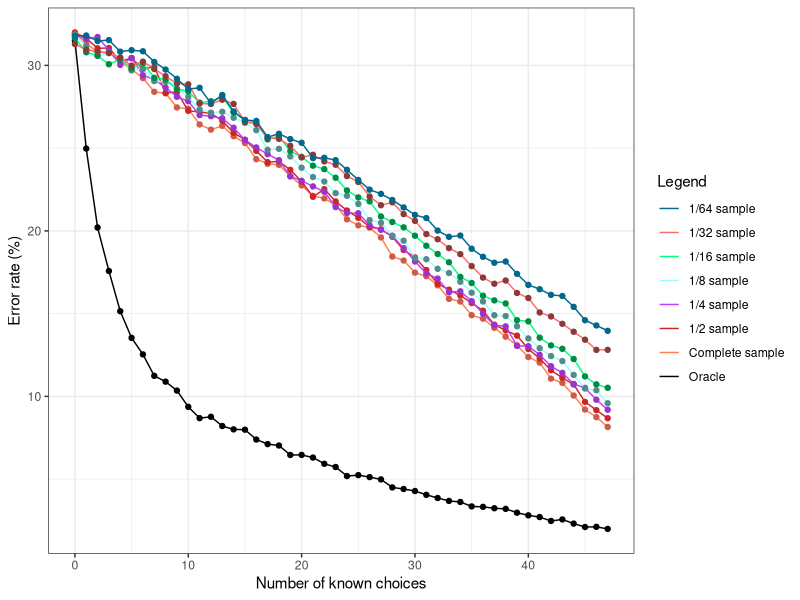
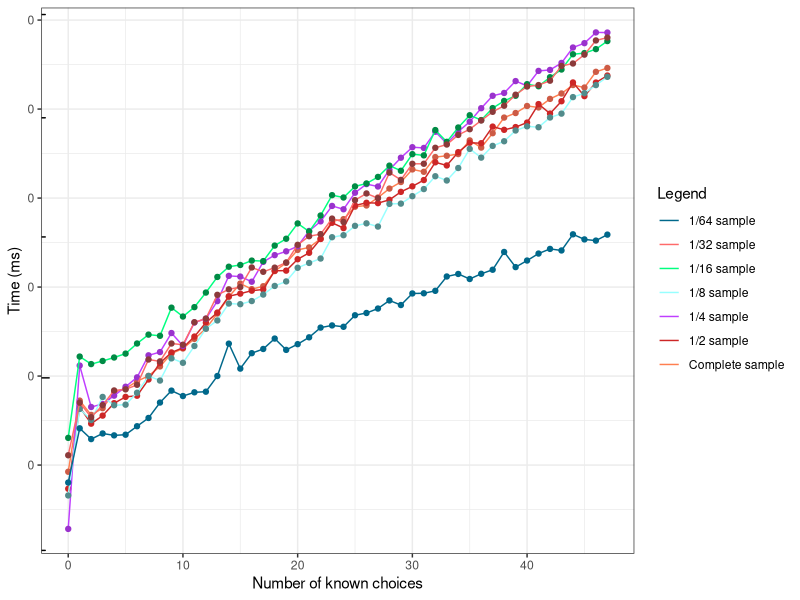

R code for these plots, in order:
library(ggplot2)

#--------------------------------------------------------------------------------------------
#Parametres globaux
dataset_name = "renault_small_header"
algo_name = "lextree"
taille_img_x = 1024/2
taille_img_y = 720/2
#fin parametres globaux
#--------------------------------------------------------------------------------------------

#--------------------------------------------------------------------------------------------
#data

oracle = c(0.68502658003544,0.7502584170112226,0.7979548139397519,0.8242395156526875,0.8485307147076196,0.8646264028352038,0.8746308328411104,0.8875886001181335,0.8910956881275842,0.8964855286473715,0.9063053750738335,0.91313496751329,0.912322799763733,0.9178972238629651,0.9199276432368576,0.9201122268163024,0.926055818074424,0.9288245717660957,0.9296736562315416,0.9353957471943296,0.9353588304784406,0.9369462492616657,0.940711754282339,0.9426683402244537,0.9481320141760189,0.9475782634376846,0.9487595983461311,0.9501624335499114,0.9549985233313645,0.9559583579444773,0.9571766095688128,0.9594654459539279,0.9613851151801536,0.9631571175428234,0.9637847017129356,0.9664796219728293,0.966738038984052,0.9675871234494979,0.9679562906083875,0.9702820437093916,0.9718694624926166,0.9729031305375074,0.9752658003544005,0.9743428824571766,0.9768532191376255,0.978920555227407,0.9788098050797401,0.9800649734199646)
courbe1 = c(0.6807811577082102,0.6868354991139988,0.6918930891907856,0.6921884229178972,0.6977259303012404,0.7023405197873597,0.7076565268753692,0.7159627879503839,0.7169226225634967,0.7254134672179563,0.7261887182516243,0.7356763142350856,0.7388142350856468,0.7365253987005316,0.7428012404016539,0.7468620791494389,0.7566819255759007,0.7594506792675724,0.7600782634376846,0.7669447725930302,0.7725191966922622,0.7787950383933845,0.7803824571766096,0.7844063792085056,0.793007974010632,0.7966627288836385,0.7979917306556409,0.8039722386296515,0.8154902539870054,0.8178898405197874,0.8252362669816893,0.8273774365032487,0.8328780271707029,0.8410735380980507,0.8426609568812758,0.8509303012404017,0.8530345540460721,0.8585351447135263,0.8639249852333136,0.8691671588895452,0.8762182516243355,0.8796145894861194,0.8892867690490254,0.8918340224453633,0.8994757826343769,0.9079297105729475,0.9125443000590667,0.9184509746012994)
courbe1_2 = c(0.6800866226990846,0.6836794960133872,0.689684024018112,0.6894871542474653,0.6974603799586574,0.6956885520228369,0.7021852544541786,0.7008563835023133,0.7166059651540506,0.7160645732847721,0.7274338025396201,0.7281720641795453,0.7289595432621321,0.7334383305443449,0.7407717295009352,0.7449059946845162,0.7516487843291663,0.7584900088591396,0.7579978344325229,0.7631164484693376,0.7702037602126194,0.7794074219903534,0.7747809823801556,0.7822128162220691,0.7876759523575155,0.7921055221970666,0.797568658332513,0.7989959641697018,0.8035239688945762,0.8115464120484299,0.8160251993306428,0.8236539029432031,0.8319224333103652,0.8355153066246678,0.839009745053647,0.8435869672211832,0.848213406831381,0.8566788069691899,0.8600748105128457,0.8632739442858549,0.8713456048823703,0.8771040456737867,0.8841913574170686,0.8887685795846048,0.8928044098828625,0.9033369426124619,0.9083079043212915,0.9131804311447977)
courbe1_4 = c(0.682036787040162,0.6840195747553156,0.682838339520756,0.6908960512993587,0.6997131285858926,0.6954944313196085,0.7059568005399932,0.7084880188997638,0.7134238947013163,0.7189925750928113,0.7216503543705703,0.7300455619304759,0.7307205534930813,0.7319861626729666,0.7376814039824502,0.7450641241984475,0.7495781302733716,0.7536280796490044,0.7572561592980088,0.7670435369557881,0.7697435032062099,0.7731184610192373,0.7763668579142761,0.7855636179547756,0.7891916976037799,0.7893182585217685,0.7966166047924401,0.7993587580155248,0.8029868376645292,0.8104539318258521,0.818469456631792,0.8257256159298009,0.8288052649341883,0.8371160985487681,0.8364832939588255,0.8424316571042862,0.8500674991562606,0.8570283496456295,0.8576611542355721,0.8694735065811677,0.869684441444482,0.8749156260546743,0.8817499156260546,0.8857998650016875,0.8924654066824165,0.8948700641241984,0.9019996625042187,0.9080745865676679)
courbe1_8 = c(0.6812221915974328,0.6883883923298028,0.6942946017246131,0.6922864905303776,0.6953183446863803,0.7030357916289326,0.7020120486671654,0.7094932472339253,0.70996574398551,0.7141788400204748,0.7190613064535182,0.7266606292081742,0.7285506162145136,0.72803874473363,0.7316612198291137,0.7347324487144151,0.7391424183958736,0.7510335866440918,0.7504035909753121,0.7550104343032642,0.7618222624719455,0.7674528487616648,0.7701697050832775,0.7771784068984525,0.7787927707997008,0.783675237232744,0.7934795448281293,0.7951332834586762,0.8029688545891247,0.8059219592865299,0.8164350120092925,0.8171043824073709,0.8229318423435839,0.825451825018703,0.8307280387447337,0.8373429932669213,0.8426585817222506,0.8509666496042839,0.8514391463558688,0.8576209788557704,0.864984053234634,0.8708902626294445,0.8756152301452927,0.8786470843012955,0.8870339016419262,0.8952632200653621,0.8962869630271292,0.9041225341575777)
courbe1_16 = c(0.6835467154397196,0.6920819996951684,0.6941396128638927,0.6992836457857033,0.6964258497180308,0.7018747142203933,0.6985977747294619,0.7075140984606005,0.7083904892546868,0.7143347050754458,0.7156302392927907,0.7225270538027739,0.7216506630086877,0.71898338667886,0.728471269623533,0.7330437433318092,0.734529797286999,0.7447416552354824,0.7427221460143271,0.7518289894833105,0.7552964487120866,0.7605928974241731,0.7626886145404664,0.767908855357415,0.7755296448712087,0.7797591830513642,0.782197835695778,0.7912665752171925,0.7946197226032617,0.797858558146624,0.8029263831732968,0.8089849108367627,0.8139384240207286,0.8189681450998323,0.8278082609358329,0.8314662399024539,0.8391632373113854,0.8419829294314891,0.8438500228623685,0.853947568968145,0.8546715439719555,0.8645404663923183,0.8691891479957323,0.8712467611644567,0.8774196006706295,0.8878981862520957,0.8927373875933546,0.894795000762079)
courbe1_32= c(0.6871414107323659,0.6904788690141374,0.6917163535455807,0.6925788427644655,0.6953163085461431,0.700153748078149,0.6977162785465182,0.7021787227659654,0.7065286683916451,0.7109911126110924,0.7114411069861627,0.7230284621442232,0.7233284583942701,0.7207409907376158,0.7232909588630142,0.7341283233959576,0.7354408069899127,0.7437282033974575,0.744403194960063,0.7486031424607192,0.755615554805565,0.7540030749615629,0.7580155248059399,0.7600404994937563,0.7668654141823227,0.7704278696516293,0.7792402594967562,0.7844901938725766,0.782765215434807,0.7898526268421645,0.7939400757490531,0.8019274759065511,0.8050399370007875,0.8104023699703754,0.8140398245021937,0.8212772340345745,0.8282146473169085,0.8319271009112386,0.8299771252859339,0.8375145310683616,0.8405519931000862,0.8492893838827015,0.8516893538830764,0.8561517981025237,0.8609517381032737,0.8657516781040236,0.8719016012299846,0.8718641016987287)
courbe1_64 = c(0.6822054391904461,0.681945012835299,0.6852561479221697,0.6846980914468545,0.6916923992708062,0.6907995089103017,0.6914691766806801,0.6979054280293165,0.7025186948919231,0.708099259645076,0.7143494921686074,0.7135310093381451,0.7229435618884631,0.7178838498456044,0.7278544588712378,0.7329885784441386,0.7335466349194538,0.7433312251199822,0.7413222218088471,0.7445217456006548,0.746753971501916,0.75601770899215,0.7558316901670449,0.7572454332378437,0.7630864243461438,0.7692250455746121,0.7751032404479333,0.7776330964693627,0.7813162692064437,0.7858179247739872,0.7903567841065516,0.7922541761226236,0.7998065404218907,0.8036013244540348,0.8028200453885933,0.8107816511030916,0.8156553443208453,0.8192641095278842,0.8184828304624427,0.8259607872316679,0.8326574649354515,0.8352245247219019,0.8386472711038357,0.8393169388742141,0.8459020052829347,0.853975222292496,0.8571375423192827,0.8603742698761114)

tps_courbe1 = c(4.4282807885410514E-4,4.855174616066155E-4,4.7660805522740696E-4,4.8079441080921444E-4,4.907397740696988E-4,4.931359273479031E-4,4.978618945658594E-4,5.012956659775546E-4,5.074476520968695E-4,5.159741213821618E-4,5.193848936798582E-4,5.258997711163614E-4,5.328907265209687E-4,5.434040903721205E-4,5.552750664500886E-4,5.648791346721796E-4,5.608182220909627E-4,5.629337714116952E-4,5.740911104548139E-4,5.80235011813349E-4,5.900265431187242E-4,5.919074128765505E-4,5.985341848789131E-4,6.123283741878323E-4,6.13969765209687E-4,6.239070806261075E-4,6.249277170702894E-4,6.313833431777909E-4,6.387505168340224E-4,6.441742468989959E-4,6.547651358535145E-4,6.527454223272298E-4,6.652951122268163E-4,6.664274955699941E-4,6.678797622563496E-4,6.798021264028352E-4,6.735156896042528E-4,6.861710351447135E-4,7.001873154164205E-4,7.04306519492026E-4,7.107494831659776E-4,7.09428861488482E-4,7.173099527466037E-4,7.223484937979917E-4,7.302818591258122E-4,7.279289722386296E-4,7.428770673360898E-4,7.465523109864146E-4)
tps_courbe1_2 = c(4.3319928142533713E-4,4.8144458115956294E-4,4.7125474948321686E-4,4.7618436854021066E-4,4.839076680775667E-4,4.878502805394232E-4,4.885858352200019E-4,4.989725858844374E-4,5.097245791908652E-4,5.167321586770352E-4,5.198628802047445E-4,5.274608229156413E-4,5.370403583029826E-4,5.440860320897726E-4,5.55693473767103E-4,5.575842602618368E-4,5.59710650654592E-4,5.605757456442563E-4,5.742981100502018E-4,5.744138202578994E-4,5.829475342061227E-4,5.878112018899498E-4,5.984225317452505E-4,6.110840141746235E-4,6.068954129343439E-4,6.249086524264199E-4,6.271158578600256E-4,6.268196672900876E-4,6.295327788168127E-4,6.360176198444728E-4,6.405935623584999E-4,6.458082488433901E-4,6.608208485087115E-4,6.581386455359779E-4,6.695625061521803E-4,6.777327492863471E-4,6.77335761393838E-4,6.920576336253569E-4,6.891788069691899E-4,6.916221084752437E-4,6.956772320110247E-4,7.12489221380057E-4,7.038233585982873E-4,7.15134117531253E-4,7.327189191849592E-4,7.198696722118319E-4,7.326439610197854E-4,7.393035731863372E-4)
tps_courbe1_4 = c(4.1126708572392844E-4,5.080456463044212E-4,4.8152569186635165E-4,4.833925919676004E-4,4.88640651366858E-4,4.943048852514343E-4,5.003327286533918E-4,5.14798304083699E-4,5.169739706378671E-4,5.29864495443807E-4,5.21160774552818E-4,5.371298936888289E-4,5.397485234559568E-4,5.5219819439757E-4,5.705374198447519E-4,5.700085639554506E-4,5.662316486668916E-4,5.809603864326695E-4,5.86054294633817E-4,5.889320367870401E-4,5.928543283833952E-4,6.046633901451232E-4,6.12224476881539E-4,6.245452244346946E-4,6.218613314208573E-4,6.353017212284846E-4,6.424493756328046E-4,6.404508099898752E-4,6.544408538643267E-4,6.6475063280459E-4,6.738522612217347E-4,6.732193722578468E-4,6.8744882720216E-4,6.770812521093486E-4,6.875767381032737E-4,6.964361289233885E-4,7.087210175497806E-4,7.201908960512993E-4,7.228286787040162E-4,7.340251856226797E-4,7.294781471481606E-4,7.437546405669929E-4,7.446847367532906E-4,7.514468022274722E-4,7.665988018899764E-4,7.709282821464732E-4,7.817046490043875E-4,7.81580197435032E-4)
tps_courbe1_8 = c(4.2945725873134625E-4,4.8030042918454936E-4,4.7349620033862265E-4,4.878225774697799E-4,4.8261034767885973E-4,4.8296601960861517E-4,4.90485962909005E-4,5.012036067252038E-4,4.982693231484034E-4,5.127832814899398E-4,5.098487616647635E-4,5.210587470961137E-4,5.328461629326299E-4,5.38564909241249E-4,5.504767492223491E-4,5.500159073906366E-4,5.522479032956648E-4,5.568917194944285E-4,5.631567507973382E-4,5.664437138244674E-4,5.765321494664724E-4,5.801693113359846E-4,5.834728904988778E-4,5.997887939520416E-4,6.013589400322872E-4,6.086648423042092E-4,6.106352325077765E-4,6.081095011221798E-4,6.262146316494074E-4,6.264252864511557E-4,6.324995865653423E-4,6.383237783990235E-4,6.49018191124936E-4,6.454515887703272E-4,6.559427491435997E-4,6.723742961767138E-4,6.648361223766586E-4,6.749990943812262E-4,6.790585895971965E-4,6.885803441351341E-4,6.922994448163169E-4,6.914993109422373E-4,7.002430602039611E-4,7.037755246682679E-4,7.189716895696342E-4,7.226203488601016E-4,7.302222703468913E-4,7.380720163798873E-4)
tps_courbe1_16 = c(4.626654092363969E-4,5.139810623380583E-4,5.090044581618656E-4,5.11059937509526E-4,5.133536808413352E-4,5.159470355128791E-4,5.227377305288828E-4,5.287711857948483E-4,5.279770614235635E-4,5.475395518975766E-4,5.412990016765737E-4,5.479158664837677E-4,5.583405349794239E-4,5.697403978052126E-4,5.773185871056242E-4,5.786361835086115E-4,5.819131229995427E-4,5.815316262764822E-4,5.933263222069806E-4,5.985968221307727E-4,6.105702255753696E-4,6.041854138088706E-4,6.168492988873648E-4,6.33314624295077E-4,6.31400815424478E-4,6.40527930193568E-4,6.429625057155921E-4,6.484306508154245E-4,6.579780902301478E-4,6.536242569730224E-4,6.678167581161408E-4,6.667740816948636E-4,6.889515698826398E-4,6.785425621094345E-4,6.912469516841945E-4,7.02298087181832E-4,6.979043209876543E-4,7.088203017832647E-4,7.154221536351166E-4,7.202304907788447E-4,7.311037570492303E-4,7.291407178783722E-4,7.376985977747294E-4,7.451023090992227E-4,7.599514555707972E-4,7.610878295991465E-4,7.650069349184576E-4,7.730278158817254E-4)
tps_courbe1_32= c(4.5237349533130836E-4,4.842424719691004E-4,4.752049724378445E-4,4.8265875426557167E-4,4.919292383845202E-4,4.926362545468182E-4,4.955500056249297E-4,5.12034012074849E-4,5.107850526868414E-4,5.227382532718341E-4,5.219021262234222E-4,5.373257959275509E-4,5.398394645066937E-4,5.567075036562043E-4,5.606689541380733E-4,5.623340458244272E-4,5.767692653841827E-4,5.735508306146173E-4,5.766394045074437E-4,5.804811189860127E-4,5.939100761240485E-4,6.00566317921026E-4,6.02179247759403E-4,6.144121573480332E-4,6.116915288558893E-4,6.292468969137885E-4,6.347102786215173E-4,6.307977275284059E-4,6.520391120110998E-4,6.45958375520306E-4,6.595241309483631E-4,6.595706303671204E-4,6.733313458581767E-4,6.761973225334684E-4,6.84642816964788E-4,6.897088536393295E-4,6.975476056549293E-4,7.054307196160048E-4,7.110112123598455E-4,7.211967225409683E-4,7.288952638092024E-4,7.302378595267559E-4,7.344024449694379E-4,7.485063561705478E-4,7.509150260621742E-4,7.595750928113398E-4,7.736376795290059E-4,7.765019687253909E-4)
tps_courbe1_64 = c(4.3668451207262173E-4,4.6842479258901E-4,4.6193463298485805E-4,4.653078239517839E-4,4.64162803675732E-4,4.6456862234458125E-4,4.696912087503255E-4,4.7473358383868445E-4,4.842996763272443E-4,4.918275233453625E-4,4.88391197589196E-4,4.907566501729975E-4,4.911468432605379E-4,5.012056252092712E-4,5.226405000186019E-4,5.06033669407344E-4,5.162352022024629E-4,5.190511923806689E-4,5.260931582276126E-4,5.184404925778488E-4,5.222970720636928E-4,5.269391718441906E-4,5.335965251683471E-4,5.351054726738346E-4,5.34164663863983E-4,5.421904460731426E-4,5.437873432791398E-4,5.469286059749247E-4,5.526740206108858E-4,5.494086461549909E-4,5.576998028200454E-4,5.578180735890473E-4,5.596092860597492E-4,5.700747051601622E-4,5.719408832173816E-4,5.6823006808289E-4,5.720633952155959E-4,5.750747423639272E-4,5.884555973064475E-4,5.770370921537259E-4,5.81966367796421E-4,5.87240708359686E-4,5.907763681684586E-4,5.895945905725659E-4,6.020434539975446E-4,5.980828899884668E-4,5.971624688418468E-4,6.018014807098478E-4)

#--------------------------------------------------------------------------------------------
#parametres graphes
# -- manuels
x_pas_erreur = 4
y_pas_erreur = 3
x_legend_erreur = 0
y_legend_erreur = 50
y_padding_erreur = 1

x_pas_time = 4
y_pas_time = 3
x_legend_time = 0
y_legend_time = 0.013
y_padding_time = 0.01

# -- auto calcul

#MAJ VERS ERROR
oracle = 100-100*oracle
courbe1 = 100-100*courbe1
courbe1_2 = 100-100*courbe1_2
courbe1_4 = 100-100*courbe1_4
courbe1_8 = 100-100*courbe1_8
courbe1_16 = 100-100*courbe1_16
courbe1_32 = 100-100*courbe1_32
courbe1_64 = 100-100*courbe1_64

nb_val = length(oracle)

min_val_erreur = 30000
min_val_erreur = min(min_val_erreur,100-100*oracle)
min_val_erreur = min(min_val_erreur,100-100*courbe1)
min_val_erreur = min(min_val_erreur,100-100*courbe1_2)
min_val_erreur = min(min_val_erreur,100-100*courbe1_4)
min_val_erreur = min(min_val_erreur,100-100*courbe1_8)
min_val_erreur = min(min_val_erreur,100-100*courbe1_16)
min_val_erreur = min(min_val_erreur,100-100*courbe1_32)
min_val_erreur = min(min_val_erreur,100-100*courbe1_64)
min_val_erreur = ceiling(min_val_erreur)

max_val_erreur = 0
max_val_erreur = max(max_val_erreur,100-100*oracle)
max_val_erreur = max(max_val_erreur,100-100*courbe1)
max_val_erreur = max(max_val_erreur,100-100*courbe1_2)
max_val_erreur = max(max_val_erreur,100-100*courbe1_4)
max_val_erreur = max(max_val_erreur,100-100*courbe1_8)
max_val_erreur = max(max_val_erreur,100-100*courbe1_16)
max_val_erreur = max(max_val_erreur,100-100*courbe1_32)
max_val_erreur = max(max_val_erreur,100-100*courbe1_64)
max_val_erreur = floor(max_val_erreur)

size = 0:(nb_val-1)
x_lim_erreur = c(0,(nb_val-1))
if(min_val_erreur-y_padding_erreur <= 0){
  min_val_erreur = min_val_erreur+y_padding_erreur+0.00001
}
y_lim_erreur = c((min_val_erreur-y_padding_erreur),(max_val_erreur+y_padding_erreur))
x_axp_erreur = c(0, (nb_val-1), x_pas_erreur)
y_axp_erreur = c((min_val_erreur-y_padding_erreur),(max_val_erreur+y_padding_erreur),y_pas_erreur)

min_val_time = 30000
min_val_time = min(min_val_erreur,100-100*tps_courbe1)
min_val_time = min(min_val_erreur,100-100*tps_courbe1_2)
min_val_time = min(min_val_erreur,100-100*tps_courbe1_4)
min_val_time = min(min_val_erreur,100-100*tps_courbe1_8)
min_val_time = min(min_val_erreur,100-100*tps_courbe1_16)
min_val_time = min(min_val_erreur,100-100*tps_courbe1_32)
min_val_time = min(min_val_erreur,100-100*tps_courbe1_64)
min_val_time = ceiling(min_val_erreur)

max_val_time = 0
max_val_time = max(max_val_time,tps_courbe1)
max_val_time = max(max_val_time,tps_courbe1_2)
max_val_time = max(max_val_time,tps_courbe1_4)
max_val_time = max(max_val_time,tps_courbe1_8)
max_val_time = max(max_val_time,tps_courbe1_16)
max_val_time = max(max_val_time,tps_courbe1_32)
max_val_time = max(max_val_time,tps_courbe1_64)
max_val_time = floor(max_val_time)

x_lim_time = c(0,(nb_val-1))
if(min_val_time-y_padding_time <= 0){
  min_val_time = min_val_time+y_padding_time+0.00001
}

png(file=paste("Taux_erreur_sur_",dataset_name,"_",algo_name,".png",sep=""), bg="white", width=taille_img_x, height=taille_img_y, pointsize = 12)
(ggplot(NULL, aes(size)) + #scale_y_log10(breaks = round(seq(0, 100, by = 5),1)) + annotation_logticks(sides="l") +
  ylab("Error rate (%)") + xlab("Number of known choices") + theme_bw() #+ theme(legend.position="bottom")
+geom_line(aes(y=courbe1, colour="Complete sample",shape="a")) + geom_point(aes(y=courbe1), colour="coral3") 
+geom_line(aes(y=courbe1_2, colour="1/2 sample",shape="b")) + geom_point(aes(y=courbe1_2), colour="firebrick3") 
+geom_line(aes(y=oracle, colour="Oracle",shape="b")) + geom_point(aes(y=oracle), colour="black") 
+geom_line(aes(y=courbe1_4, colour="1/4 sample")) + geom_point(aes(y=courbe1_4), colour="darkorchid3") 
+geom_line(aes(y=courbe1_8, colour="1/8 sample")) + geom_point(aes(y=courbe1_8), colour="darkslategray4") 
+geom_line(aes(y=courbe1_16, colour="1/16 sample")) + geom_point(aes(y=courbe1_16), colour="springgreen4") 
+geom_line(aes(y=courbe1_32, colour="1/32 sample")) + geom_point(aes(y=courbe1_32), colour="indianred4") 
+geom_line(aes(y=courbe1_64, colour="1/64 sample")) + geom_point(aes(y=courbe1_64), colour="deepskyblue4") 
+ scale_colour_manual(name = 'Legend', guide = 'legend',
                      limits = c(NULL
                                 ,'1/64 sample' #1_64
                                 ,'1/32 sample' #1_32
                                 ,'1/16 sample' #1_16
                                 ,'1/8 sample' #1_8
                                 ,'1/4 sample' #1_4
                                 ,'1/2 sample' #1_2
                                 ,'Complete sample' #courbe1
                                 ,'Oracle' #oracleVrai
                      ),
                      values =c(NULL
                                ,'Complete sample'='coral' #courbe1
                                ,'1/2 sample'='firebrick3' #1_2
                                ,'1/4 sample'='darkorchid1' #1_4
                                ,'1/8 sample'='darkslategray1' #1_8
                                ,'1/16 sample'='springgreen' #1_16
                                ,'1/32 sample'='indianred1' #1_32
                                ,'1/64 sample'='deepskyblue4' #1_64
                                ,'Oracle'='black' #oracleVrai
                      )))

dev.off()

png(file=paste("Temps_sur_",dataset_name,"_",algo_name,".png",sep=""), bg="white", width=taille_img_x, height=taille_img_y, pointsize = 12)
(ggplot(NULL, aes(size))
+ scale_y_log10(
  breaks = scales::trans_breaks("log10", function(x) 10^x),
  labels = scales::trans_format("log10", function(x) round(10^x,2)))
+ annotation_logticks(sides="l")
+ theme_bw() +
  ylab("Time (ms)") + xlab("Number of known choices") #+ theme(legend.position="bottom")
+geom_line(aes(y=tps_courbe1, colour="Complete sample",shape="a")) + geom_point(aes(y=tps_courbe1), colour="coral3") 
+geom_line(aes(y=tps_courbe1_2, colour="1/2 sample",shape="b")) + geom_point(aes(y=tps_courbe1_2), colour="firebrick3") 
+geom_line(aes(y=tps_courbe1_4, colour="1/4 sample")) + geom_point(aes(y=tps_courbe1_4), colour="darkorchid3") 
+geom_line(aes(y=tps_courbe1_8, colour="1/8 sample")) + geom_point(aes(y=tps_courbe1_8), colour="darkslategray4") 
+geom_line(aes(y=tps_courbe1_16, colour="1/16 sample")) + geom_point(aes(y=tps_courbe1_16), colour="springgreen4") 
+geom_line(aes(y=tps_courbe1_32, colour="1/32 sample")) + geom_point(aes(y=tps_courbe1_32), colour="indianred4") 
+geom_line(aes(y=tps_courbe1_64, colour="1/64 sample")) + geom_point(aes(y=tps_courbe1_64), colour="deepskyblue4") 
+ scale_colour_manual(name = 'Legend', guide = 'legend',
                      limits = c(NULL
                                 ,'1/64 sample' #1_64
                                 ,'1/32 sample' #1_32
                                 ,'1/16 sample' #1_16
                                 ,'1/8 sample' #1_8
                                 ,'1/4 sample' #1_4
                                 ,'1/2 sample' #1_2
                                 ,'Complete sample' #courbe1
                      ),
                      values =c(NULL
                                ,'Complete sample'='coral' #courbe1
                                ,'1/2 sample'='firebrick3' #1_2
                                ,'1/4 sample'='darkorchid1' #1_4
                                ,'1/8 sample'='darkslategray1' #1_8
                                ,'1/16 sample'='springgreen' #1_16
                                ,'1/32 sample'='indianred1' #1_32
                                ,'1/64 sample'='deepskyblue4' #1_64
                      )))
dev.off()
